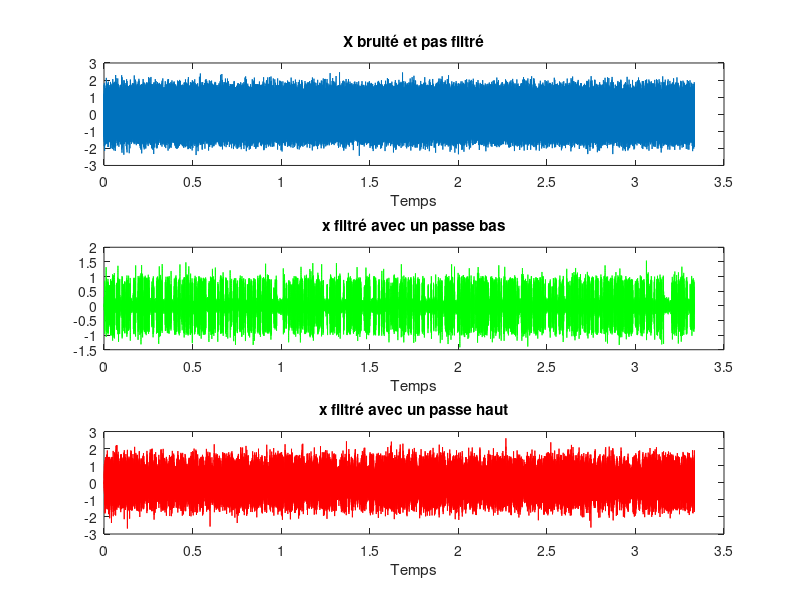
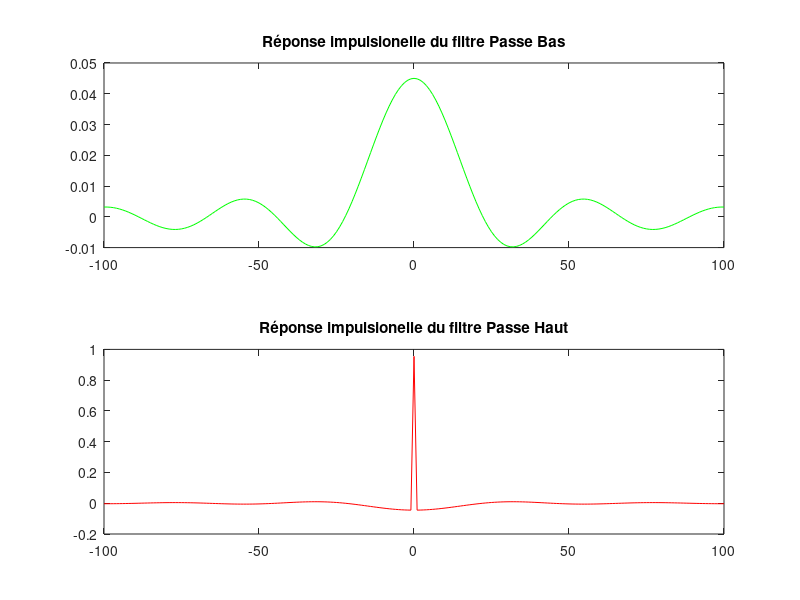
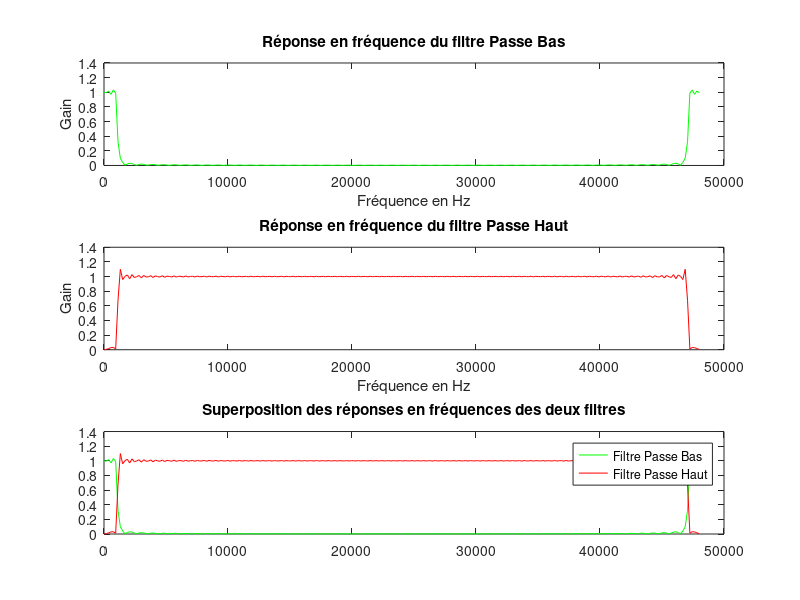

MATLAB code to generate these figures, in order: (Note: this script raises an error after producing the figures.)
clear all;
close all;

Dbt_Max = 300; %Bits par seconde 

%%% Valeur %%%

Fe = 48000;
F0 = 1180;
F1 = 980;

Phi_1 = rand*2*pi;
Phi_2 = rand*2*pi;

Fe = 48000; % Fréquence d'échantillonage
Te = 1/Fe; % Période d'échantillonage

%%% Génération du signal NRZ %%%

Ts = 1/Dbt_Max; % Durée d'un échantillon 
Ns = Ts/Te; % Nombre d'échantillon pour un bit
Taille = 1000; % Taille de l'échantillon binaire
Temps = (0:(Taille*Ns -1))*Te;
x_bin = randi(0:1,[1,Taille]); % échantillon binaire
Vecteur_Ns = ones(1,floor(Ns));
NRZ = kron(x_bin,Vecteur_Ns);

%%% Génération de x %%% 

cos_bit_O = cos(2*pi*F0*Temps + Phi_1);

cos_bit_1 = cos(2*pi*F1*Temps + Phi_2);

x = (1 - NRZ).*cos_bit_O + NRZ.*cos_bit_1;

%%% Recherche de Pb %%%

SNR_dB = 5;
Px = mean(abs(x).^2);
Pb = Px/(10^(SNR_dB/10));

%%% Calcul du bruit %%%

bruit = sqrt(Pb)*randn(1,length(x));
x_bruit = x + bruit;

%%% Affichage %%%
figure(1);
subplot(3,1,1);
plot(Temps,x_bruit);
title("X bruité et pas filtré");
xlabel("Temps");

%close all;

%%% Valeur %%%

Fc = (F0+F1)/2;    %%% Je coupe au dessus du plus petit
nu = Fc/Fe;

%%% Ordre du filtre %%%
%N = 61;
N = 201;

%%% Filtre Passe Bas %%%

Borne = -(N-1)/2:(N-1)/2;            % Borne du filtre
H_Pb = 2*nu*sinc(2*nu*Borne);       % Réponse du filtre

%%% Filtre Passe Haut %%%
%%% Filtre en temps car combinaison linéaire de transformé de fourrier
%%% inverse

H_Ph = -H_Pb;
H_Ph(floor(length(H_Ph)/2) + 1 ) = H_Ph(floor(length(H_Ph)/2) + 1 ) + 1;

%%% Filtrage %%% 

%%% On filtre avec le passe bas %%% 

x_filtre_Pb=filter(H_Pb,1,x_bruit);
subplot(3,1,2);
plot(Temps, x_filtre_Pb,"g");
title("x filtré avec un passe bas");
xlabel("Temps");

%%% On filtre avec le passe haut %%%

x_filtre_Ph=filter(H_Ph,1,x_bruit);
subplot(3,1,3);
plot(Temps, x_filtre_Ph,"r");
title("x filtré avec un passe haut");
xlabel("Temps");

%%% Réponse impulsionelle %%% 

figure(2);

subplot(2,1,1);
plot(Borne,H_Pb,"g");
title("Réponse impulsionelle du filtre Passe Bas");

subplot(2,1,2);
plot(Borne,H_Ph,"r");
title("Réponse impulsionelle du filtre Passe Haut");

%%% Réponse en fréquence %%%

F = 0:Fe/(length(fft(H_Pb,256))-1):Fe;

figure(3);

%%% Réponse en fréquence du Passe Bas %%

subplot(3,1,1);
plot(F,abs(fft(H_Pb,256)),"g");
title("Réponse en fréquence du filtre Passe Bas");
xlabel("Fréquence en Hz");
ylabel("Gain");

%%% Réponse en fréquence du Passe Haut %%% 

subplot(3,1,2);
plot(F,abs(fft(H_Ph,256)),"r");
title("Réponse en fréquence du filtre Passe Haut");
xlabel("Fréquence en Hz");
ylabel("Gain");

subplot(3,1,3);
plot(F,abs(fft(H_Pb,256)),"g");
hold on;
plot(F,abs(fft(H_Ph,256)),"r");
title("Superposition des réponses en fréquences des deux filtres" )
legend("Filtre Passe Bas", "Filtre Passe Haut");
hold off



%%% DSP %%%

%%% Calcul de la DSP du signal d'entrée %%%

DSP_x = pwelch(x_bruit,[],[],[],Fe,'centered');
F = (-Fe/2):Fe/(length(DSP_x)-1):Fe/2;

%%% Calcul de la DSP du signal de sortie %%%

DSP_x_Pb = pwelch(x_filtre_Pb,[],[],[],Fe,'centered');
DSP_x_Ph = pwelch(x_filtre_Ph,[],[],[],Fe,'centered');

figure(4);

subplot(2,2,[1,2]);
semilogy(F,abs(DSP_x));
title("DSP signal d'entrée");

subplot(2,2,3);
semilogy(F,abs(DSP_x_Pb),"g");
title("DSP sortie passe bas");

subplot(2,2,4);
semilogy(F,abs(DSP_x_Ph),"r");
title("DSP  sortie passe haut ");

%%% Detection d'énergie %%%

figure(5)
%%% En sortie du filtre, le signal est retardé, on règle alors ce retard
%%% pour comparer les signaux d'entrées et de sorties

x_filtre_Pb_non_retarde = [x_filtre_Pb(floor((N-1)/2) + 1: length(x_filtre_Pb)) , x_filtre_Pb(1:floor((N-1)/2))];
somme = sum(reshape(x_filtre_Pb_non_retarde,floor(Ns),[]).^2);
Seuil = (max(somme) + min(somme))/2; %% On prend la moyenne
x_decodee = somme > Seuil;

%%% Taux d'erreur binaire %%%

Diff_Bin = x_bin - x_decodee;
Taux_Erreur_Binaire = sum(abs(Diff_Bin))/length(Diff_Bin);

subplot(3,1,1);
plot(x_bin);
title("Signal d'entrée");
subplot(3,1,2);
plot(x_decodee);
title("Signal bruitée qui a été décodé");
subplot(3,1,3);
plot(x_filtre_Pb);
title("Signal bruitée dans le passe bas");

NRZ_decode = kron(x_decodee, ones(1,floor(Ns)));
figure(6)
hold on;
plot(Temps,NRZ, "+");
plot(Temps,NRZ_decode);
xlabel("temps");
ylabel("Amplitude");
title("Comparaison signal initial et décodée");
hold off;

Taux_Erreur_Binaire

%%% 5.6.1 On constate une amélioration du taux d'erreur binaire (il est plus bas) %%% 

%%% 5.6.2 Lorsque qu'il n'y a pas de bruit, le taux d'erreur binaire n'est
%%% jamais tout le temps nul. 
%%% On ne peu tque augmenter l'ordre.

% Affichage du bon fonctionnement du filtre passe bas

figure(7)
subplot(3,1,1);
plot(Borne,H_Pb,"g");
title("Réponse impulsionelle du filtre Passe-Bas");
xlabel("Temps");
ylabel("Amplitude")
subplot(3,1,2);
F = 0:Fe/(length(fft(H_Pb,256))-1):Fe;
plot(F,abs(fft(H_Pb,256)),"g");
title("Réponse en fréquence du filtre Passe_Bas");
xlabel("Fréquence en Hz");
ylabel("Gain");
subplot(3,1,3);
F = (-Fe/2):Fe/(length(DSP_x)-1):Fe/2;
semilogy(F,abs(DSP_x_Pb),"g");
title("DSP sortie du Passe-Bas");
xlabel("Fréquence en Hz");
ylabel("Puissance")

% Affichage du bon fonctionnement du filtre passe haut

figure(8)
subplot(3,1,1);
plot(Borne,H_Ph,"r");
title("Réponse impulsionelle du filtre Passe-Haut");
xlabel("Temps");
ylabel("Amplitude")
subplot(3,1,2);
F = 0:Fe/(length(fft(H_Ph,256))-1):Fe;
plot(F,abs(fft(H_Ph,256)),"r");
title("Réponse en fréquence du filtre Passe-Haut");
xlabel("Fréquence en Hz");
ylabel("Gain");
subplot(3,1,3);
F = (-Fe/2):Fe/(length(DSP_x)-1):Fe/2;
semilogy(F,abs(DSP_x_Ph),"r");
title("DSP sortie du Passe-Haut");
xlabel("Fréquence en Hz");
ylabel("Puissance")







